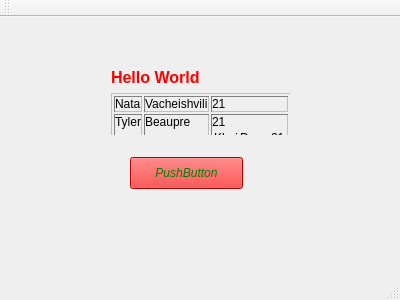
<?xml version="1.0" encoding="UTF-8"?>
<ui version="4.0">
 <class>MainWindow</class>
 <widget class="QMainWindow" name="MainWindow">
  <property name="geometry">
   <rect>
    <x>0</x>
    <y>0</y>
    <width>400</width>
    <height>300</height>
   </rect>
  </property>
  <property name="windowTitle">
   <string>MainWindow</string>
  </property>
  <property name="styleSheet">
   <string notr="true">background-image: url(&quot;:/img/banner2.jpg&quot;);
</string>
  </property>
  <widget class="QWidget" name="centralWidget">
   <widget class="QPushButton" name="pushButton">
    <property name="geometry">
     <rect>
      <x>130</x>
      <y>140</y>
      <width>113</width>
      <height>32</height>
     </rect>
    </property>
    <property name="styleSheet">
     <string notr="true">color: green;
hont-size:22px;
font-style:italic;
font: &quot;Times New Roman&quot;;
background-color:red;</string>
    </property>
    <property name="text">
     <string>PushButton</string>
    </property>
   </widget>
   <widget class="QWidget" name="">
    <property name="geometry">
     <rect>
      <x>100</x>
      <y>40</y>
      <width>201</width>
      <height>89</height>
     </rect>
    </property>
    <layout class="QVBoxLayout" name="verticalLayout">
     <item>
      <widget class="QLabel" name="label">
       <property name="text">
        <string>&lt;html&gt;&lt;head/&gt;&lt;body&gt;&lt;p&gt;&lt;span style=&quot; font-size:12pt; font-weight:600; color:#ff0000;&quot;&gt;Hello World&lt;/span&gt;&lt;/p&gt;&lt;/body&gt;&lt;/html&gt;</string>
       </property>
      </widget>
     </item>
     <item>
      <widget class="QLabel" name="label_2">
       <property name="text">
        <string>&lt;table border=&quot;1&quot; style=&quot;width:100%&quot;&gt;
&lt;tr&gt;
&lt;td&gt;Nata&lt;/td&gt;
&lt;td&gt;Vacheishvili&lt;/td&gt;
&lt;td&gt;21&lt;/td&gt;
&lt;/tr&gt;
&lt;tr&gt;
&lt;td&gt;Tyler&lt;/td&gt;
&lt;td&gt;Beaupre&lt;/td&gt;
&lt;td&gt;21&lt;/td&gt;
&lt;/tr&gt;
&lt;td&gt;Khoi&lt;/td&gt;
&lt;td&gt;Doan&lt;/td&gt;
&lt;td&gt;21&lt;/td&gt;
&lt;/tr&gt;
&lt;/table&gt;</string>
       </property>
      </widget>
     </item>
    </layout>
   </widget>
  </widget>
  <widget class="QMenuBar" name="menuBar">
   <property name="geometry">
    <rect>
     <x>0</x>
     <y>0</y>
     <width>400</width>
     <height>22</height>
    </rect>
   </property>
  </widget>
  <widget class="QToolBar" name="mainToolBar">
   <attribute name="toolBarArea">
    <enum>TopToolBarArea</enum>
   </attribute>
   <attribute name="toolBarBreak">
    <bool>false</bool>
   </attribute>
  </widget>
  <widget class="QStatusBar" name="statusBar"/>
 </widget>
 <layoutdefault spacing="6" margin="11"/>
 <resources/>
 <connections/>
</ui>
